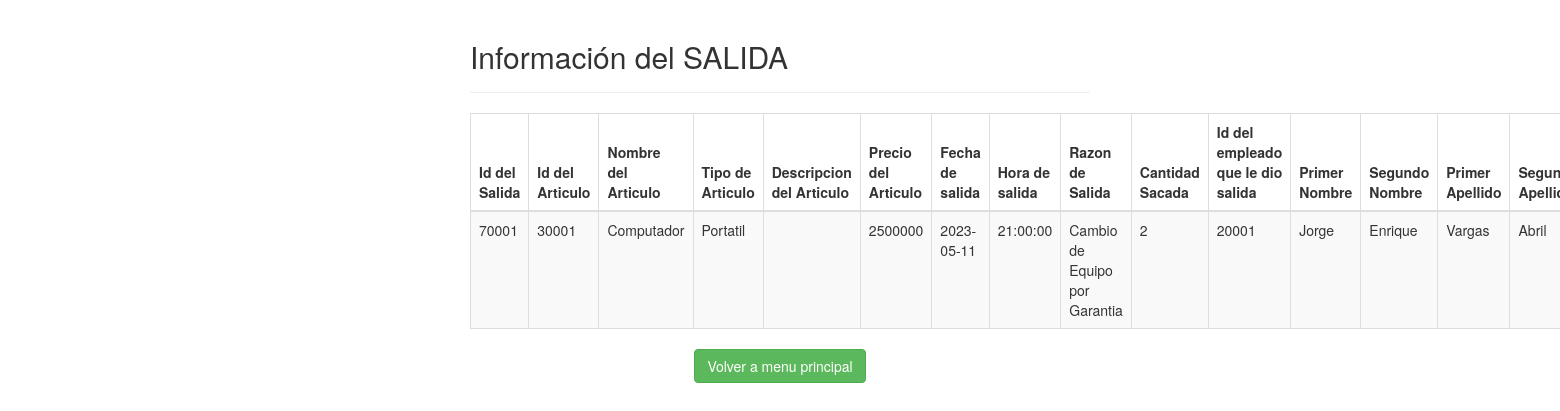
Screenshot of /BASE/join/index3.php with the database file from the repository.
### tables this page shows
CREATE TABLE `salida_inventario` (
  `id_salinv` int(11) NOT NULL,
  `id_art` int(11) NOT NULL,
  `fechasalida` date DEFAULT NULL,
  `horasalida` time DEFAULT NULL,
  `razonsalida` text DEFAULT NULL,
  `cantidad_salinv` decimal(10,0) DEFAULT NULL,
  `id_emp` int(11) NOT NULL,
  `id_bod` int(11) NOT NULL
);

CREATE TABLE `articulos` (
  `id_art` int(11) NOT NULL,
  `nombre_art` varchar(20) DEFAULT NULL,
  `tipo` varchar(20) DEFAULT NULL,
  `descripcion_art` text DEFAULT NULL,
  `precio_art` float DEFAULT NULL
);

CREATE TABLE `empleados` (
  `id_emp` int(11) NOT NULL,
  `nombre1_emp` varchar(50) DEFAULT NULL,
  `nombre2_emp` varchar(50) DEFAULT NULL,
  `apellido1_emp` varchar(50) DEFAULT NULL,
  `apellido2_emp` varchar(50) DEFAULT NULL,
  `sexo_emp` varchar(20) DEFAULT NULL,
  `fechanacim_emp` date DEFAULT NULL,
  `tipo_emp` varchar(20) DEFAULT NULL,
  `cedula_emp` decimal(10,0) DEFAULT NULL,
  `id_bod` int(11) NOT NULL
);

### BASE/join/index3.php (the view, shortened to what this page needs)
<!DOCTYPE html>
<html lang="en">
<head>
    <link rel="stylesheet" href="https://maxcdn.bootstrapcdn.com/bootstrap/3.3.7/css/bootstrap.css">
</head>
<body>
    <div class="wrapper">
        <div class="container-fluid">
            <div class="row">
                <div class="col-md-12">
                    <div class="page-header clearfix">
                        <h2 class="pull-left"> Información del SALIDA</h2>
                    </div>
                    <?php
                    require_once "config.php";
                    $sql = "SELECT * FROM salida_inventario INNER JOIN empleados ON empleados.id_emp=salida_inventario.id_emp INNER JOIN articulos ON articulos.id_art=salida_inventario.id_art INNER JOIN bodega ON bodega.id_bod=salida_inventario.id_bod";
                    if($result = mysqli_query($link, $sql)){
                        if(mysqli_num_rows($result) > 0){
                            echo "<table class='table table-bordered table-striped'>";
                                echo "<thead>";
                                    echo "<tr>";
                                        echo "<th>Id del Salida</th>";
                                        echo "<th>Id del Articulo</th>";
                                        echo "<th>Nombre del Articulo</th>";
                                        echo "<th>Tipo de Articulo</th>";
                                        echo "<th>Descripcion del Articulo</th>";
                                        echo "<th>Precio del Articulo</th>";
                                        echo "<th>Fecha de salida</th>";
                                        echo "<th>Hora de salida</th>";
                                        echo "<th>Razon de Salida</th>";
                                        echo "<th>Cantidad Sacada</th>";
                                        echo "<th>Id del empleado que le dio salida</th>";
                                        echo "<th>Primer Nombre</th>";
                                        echo "<th>Segundo Nombre</th>";
                                        echo "<th>Primer Apellido</th>";
                                        echo "<th>Segundo Apellido</th>";
                                    echo "</tr>";
                                echo "</thead>";
                                echo "<tbody>";
                                while($row = mysqli_fetch_array($result)){
                                    echo "<tr>";
                                        echo "<td>" . $row['id_salinv'] . "</td>";
                                        echo "<td>" . $row['id_art'] . "</td>";
                                        echo "<td>" . $row['nombre_art'] . "</td>";
                                        echo "<td>" . $row['tipo'] . "</td>";
                                        echo "<td>" . $row['descripcion_art'] . "</td>";
                                        echo "<td>" . $row['precio_art'] . "</td>";
                                        echo "<td>" . $row['fechasalida'] . "</td>";
                                        echo "<td>" . $row['horasalida'] . "</td>";
                                        echo "<td>" . $row['razonsalida'] . "</td>";
                                        echo "<td>" . $row['cantidad_salinv'] . "</td>";
                                        echo "<td>" . $row['id_emp'] . "</td>";
                                        echo "<td>" . $row['nombre1_emp'] . "</td>";
                                        echo "<td>" . $row['nombre2_emp'] . "</td>";
                                        echo "<td>" . $row['apellido1_emp'] . "</td>";
                                        echo "<td>" . $row['apellido2_emp'] . "</td>";
                                    echo "</tr>";
                                }
                                echo "</tbody>";
                            echo "</table>";
                        } else{
                            echo "<p class='lead'><em>No records were found.</em></p>";
                        }
                    } else{
                        echo "ERROR: Could not able to execute $sql. " . mysqli_error($link);
                    }
                    ?>
                </div>
            </div>
        </div>
    </div>
    <center><a href="../index.html" class="btn btn-success pull-center">Volver a menu principal</a></center>
</body>
</html>

### BASE/join/index3.php (style rules this page uses)
.wrapper { width: 650px; margin: 0 auto; }
.page-header h2 { margin-top: 0; }

### rows the page displays
salida_inventario: id_salinv "70001", id_art.id_art "30001", id_art.nombre_art "Computador", id_art.tipo "Portatil", id_art.precio_art "2500000", fechasalida "2023-05-11", horasalida "21:00:00", razonsalida "Cambio de Equipo por Garantia", cantidad_salinv "2", id_emp.id_emp "20001", id_emp.nombre1_emp "Jorge", id_emp.nombre2_emp "Enrique", id_emp.apellido1_emp "Vargas", id_emp.apellido2_emp "Abril"
